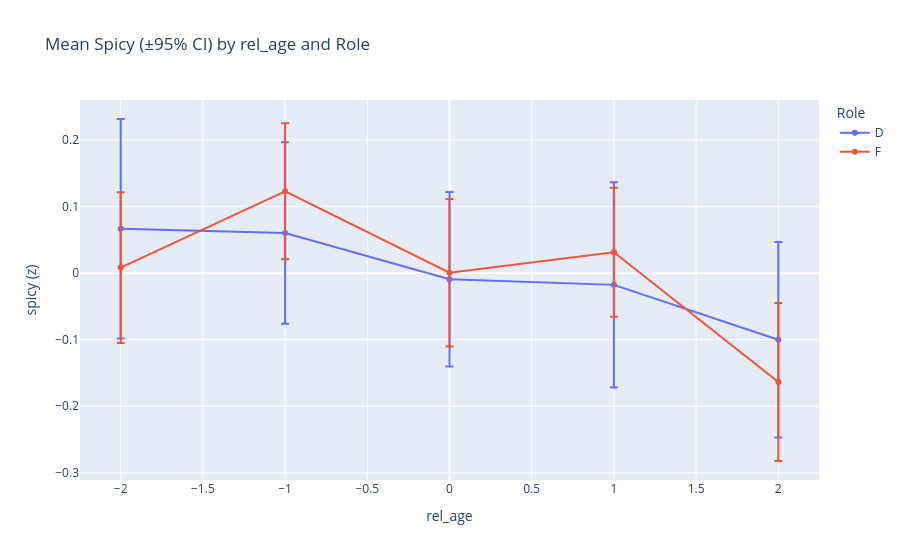
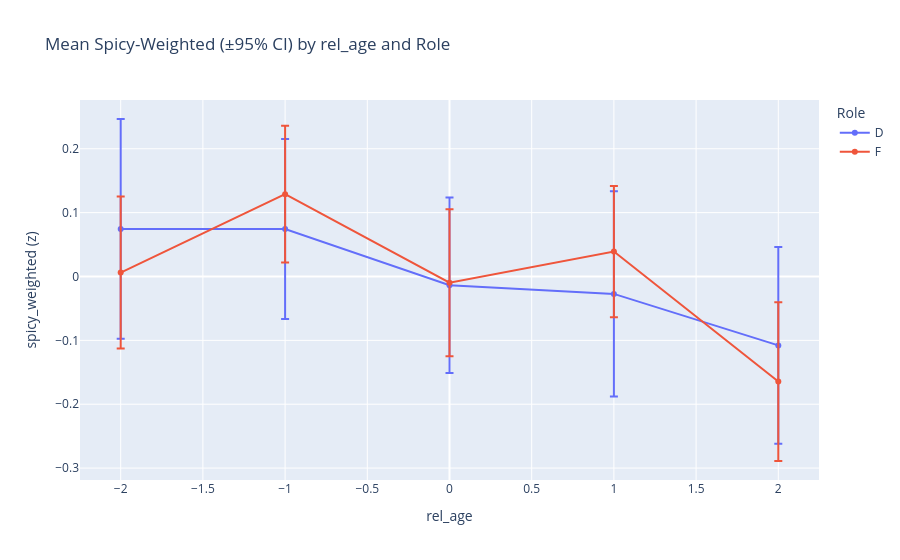

The notebook cell saved with these charts, in order:
### Code cell
import plotly.express

fig1 = px.line(
    agg_spicy,
    x="rel_age",
    y="mean",
    color="role",
    error_y="ci95",
    markers=True,
    title="Mean Spicy (±95% CI) by rel_age and Role",
    labels={"mean": "spicy (z)", "rel_age": "rel_age", "role": "Role"},
)
fig1.update_layout(yaxis=dict(zeroline=True))  # noqa: C408
fig1.show()

fig2 = px.line(
    agg_spicy_w,
    x="rel_age",
    y="mean",
    color="role",
    error_y="ci95",
    markers=True,
    title="Mean Spicy-Weighted (±95% CI) by rel_age and Role",
    labels={"mean": "spicy_weighted (z)", "rel_age": "rel_age", "role": "Role"},
)
fig2.update_layout(yaxis=dict(zeroline=True))  # noqa: C408
fig2.show()

### Figure 1 — Plotly figure (JSON) as saved in the notebook; plotly's stock layout.template omitted (floating-point values rounded to 4 significant figures)
{"data": [{"error_y": {"array": [0.165, 0.1364, 0.1311, 0.1543, 0.1468]}, "hovertemplate": "Role=D<br>rel_age=%{x}<br>spicy (z)=%{y}<extra></extra>", "legendgroup": "D", "line": {"color": "#636efa", "dash": "solid"}, "marker": {"symbol": "circle"}, "mode": "lines+markers", "name": "D", "orientation": "v", "showlegend": true, "type": "scatter", "x": [-2, -1, 0, 1, 2], "xaxis": "x", "y": [0.06664, 0.06023, -0.009147, -0.01759, -0.1001], "yaxis": "y"}, {"error_y": {"array": [0.1134, 0.1021, 0.1107, 0.09693, 0.1186]}, "hovertemplate": "Role=F<br>rel_age=%{x}<br>spicy (z)=%{y}<extra></extra>", "legendgroup": "F", "line": {"color": "#EF553B", "dash": "solid"}, "marker": {"symbol": "circle"}, "mode": "lines+markers", "name": "F", "orientation": "v", "showlegend": true, "type": "scatter", "x": [-2, -1, 0, 1, 2], "xaxis": "x", "y": [0.008375, 0.1231, 0.0006781, 0.03147, -0.1636], "yaxis": "y"}], "layout": {"legend": {"title": {"text": "Role"}, "tracegroupgap": 0}, "title": {"text": "Mean Spicy (±95% CI) by rel_age and Role"}, "xaxis": {"anchor": "y", "domain": [0, 1], "title": {"text": "rel_age"}}, "yaxis": {"anchor": "x", "domain": [0, 1], "title": {"text": "spicy (z)"}, "zeroline": true}}}

### Figure 2 — Plotly figure (JSON) as saved in the notebook; plotly's stock layout.template omitted (floating-point values rounded to 4 significant figures)
{"data": [{"error_y": {"array": [0.1721, 0.1409, 0.1375, 0.1606, 0.1541]}, "hovertemplate": "Role=D<br>rel_age=%{x}<br>spicy_weighted (z)=%{y}<extra></extra>", "legendgroup": "D", "line": {"color": "#636efa", "dash": "solid"}, "marker": {"symbol": "circle"}, "mode": "lines+markers", "name": "D", "orientation": "v", "showlegend": true, "type": "scatter", "x": [-2, -1, 0, 1, 2], "xaxis": "x", "y": [0.07449, 0.07436, -0.01369, -0.02727, -0.1079], "yaxis": "y"}, {"error_y": {"array": [0.1189, 0.107, 0.1152, 0.1027, 0.1244]}, "hovertemplate": "Role=F<br>rel_age=%{x}<br>spicy_weighted (z)=%{y}<extra></extra>", "legendgroup": "F", "line": {"color": "#EF553B", "dash": "solid"}, "marker": {"symbol": "circle"}, "mode": "lines+markers", "name": "F", "orientation": "v", "showlegend": true, "type": "scatter", "x": [-2, -1, 0, 1, 2], "xaxis": "x", "y": [0.006203, 0.129, -0.009656, 0.03904, -0.1646], "yaxis": "y"}], "layout": {"legend": {"title": {"text": "Role"}, "tracegroupgap": 0}, "title": {"text": "Mean Spicy-Weighted (±95% CI) by rel_age and Role"}, "xaxis": {"anchor": "y", "domain": [0, 1], "title": {"text": "rel_age"}}, "yaxis": {"anchor": "x", "domain": [0, 1], "title": {"text": "spicy_weighted (z)"}, "zeroline": true}}}
